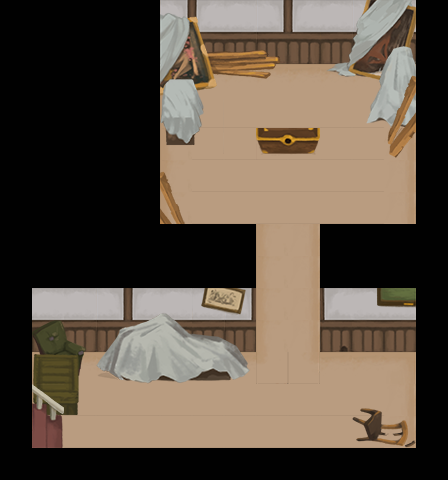

A level layout from a 2D game, rendered from its tile map. Below: a short description, then the map file with tile-grid data replaced by summaries:
An orthogonal 14x15 tile map with 32x32 px tiles, 9 tile layers (backgroundLayer, blockedLayer, detailLayer1, detailLayer2, ...), 3 tilesets and 4 objects.

<map version="1.0" orientation="orthogonal" renderorder="right-down" width="14" height="15" tilewidth="32" tileheight="32" nextobjectid="66">
 <tileset firstgid="1" name="tiles-lvl1-32x32" tilewidth="32" tileheight="32">
  <image source="../img/tiles-lvl1-32x32.png" width="256" height="256" />
 </tileset>
 <tileset firstgid="65" name="tiles-lvl2-1-32x32" tilewidth="32" tileheight="32">
  <image source="../img/tiles-lvl2-1-32x32.png" width="352" height="448" />
 </tileset>
 <tileset firstgid="219" name="tiles-lvl2-2-32x32" tilewidth="32" tileheight="32">
  <image source="../img/tiles-lvl2-2-32x32.png" width="352" height="288" />
 </tileset>
 <layer name="backgroundLayer" width="14" height="15">
  <data>[210 cells, 120 non-empty, 16 distinct tile ids]</data>
 </layer>
 <layer name="blockedLayer" width="14" height="15">
  <data>[210 cells, 90 non-empty, 1 distinct tile ids]</data>
 </layer>
 <layer name="detailLayer1" width="14" height="15">
  <data>[210 cells, 26 non-empty, 25 distinct tile ids]</data>
 </layer>
 <layer name="detailLayer2" width="14" height="15">
  <data>[210 cells, 25 non-empty, 25 distinct tile ids]</data>
 </layer>
 <layer name="detailLayer3" width="14" height="15">
  <data>[210 cells, 13 non-empty, 13 distinct tile ids]</data>
 </layer>
 <layer name="transBlockedLayer" width="14" height="15">
  <data>[210 cells, 55 non-empty, 1 distinct tile ids]</data>
 </layer>
 <objectgroup name="objectsLayer">
  <object id="43" gid="50" x="64" y="448" width="32" height="32">
   <properties>
    <property name="type" value="playerStart" />
   </properties>
  </object>
  <object id="56" gid="253" x="256" y="96" width="32" height="32">
   <properties>
    <property name="type" value="chest" />
   </properties>
  </object>
  <object id="61" gid="57" x="288" y="352" width="32" height="32">
   <properties>
    <property name="type" value="pot1" />
   </properties>
  </object>
  <object id="62" gid="57" x="256" y="352" width="32" height="32">
   <properties>
    <property name="type" value="pot1" />
   </properties>
  </object>
 </objectgroup>
 <layer name="detalLayer4_overChar" width="14" height="15">
  <data>[210 cells, 5 non-empty, 5 distinct tile ids]</data>
 </layer>
 <layer name="triggerLayer" width="14" height="15">
  <data>[210 cells, 0 non-empty, 0 distinct tile ids]</data>
 </layer>
 <layer name="levelExitLayer" width="14" height="15">
  <data>[210 cells, 1 non-empty, 1 distinct tile ids]</data>
 </layer>
</map>